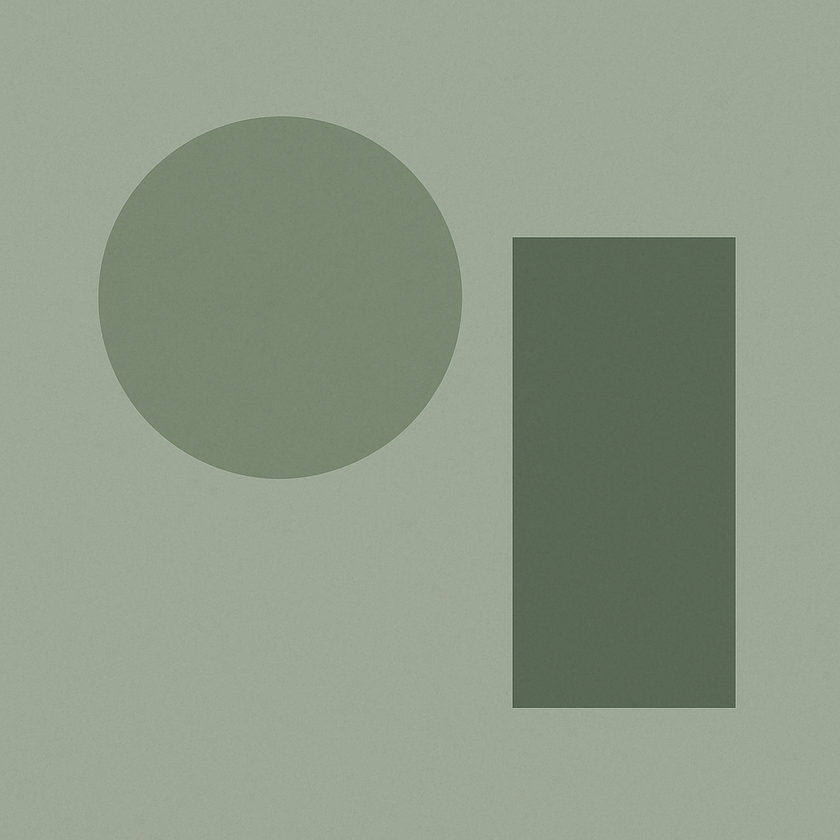
#> input picture TakeHomeAssignment02/input/input_image.png, 840 x 840 px, shrunk from 1024 x 1024 before the run
$ python 1_gaussian_noise_otsu_thresholding.py
#> lines starting #> are read from the running program, lines starting #| are printed output that depends on the picture; after the words box and inside, x2 and y2 are one past the last pixel; in counts of white or black regions, pixels touching at a corner belong together
# code/task1_otsu_thresholding.py
import numpy as np
from PIL import Image
from skimage import filters
import os


def add_gaussian_noise(image_array, mean=0, std=15):
    noise = np.random.normal(mean, std, image_array.shape)
    noisy = np.clip(image_array + noise, 0, 255).astype(np.uint8)
    return noisy


def task1(image_path):
#> called with image_path = '../input/input_image.png'
    image = Image.open(image_path).convert('L')
    img_np = np.array(image)

    noisy_img = add_gaussian_noise(img_np)
#> in add_gaussian_noise, `noisy = np.clip(image_array + noise, 0, 255).astype(np.uint8)`:
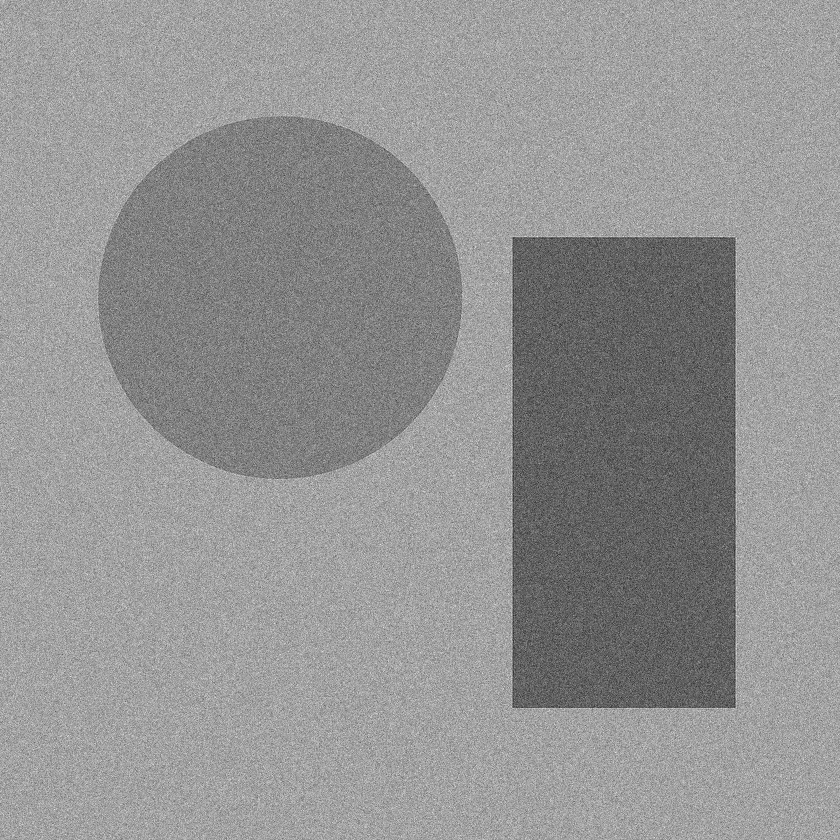
#> noisy: shape (840, 840); min 32, max 233, mean 147.3
    threshold = filters.threshold_otsu(noisy_img)
#> threshold = 135
    mask = (noisy_img >= threshold).astype(np.uint8) * 255
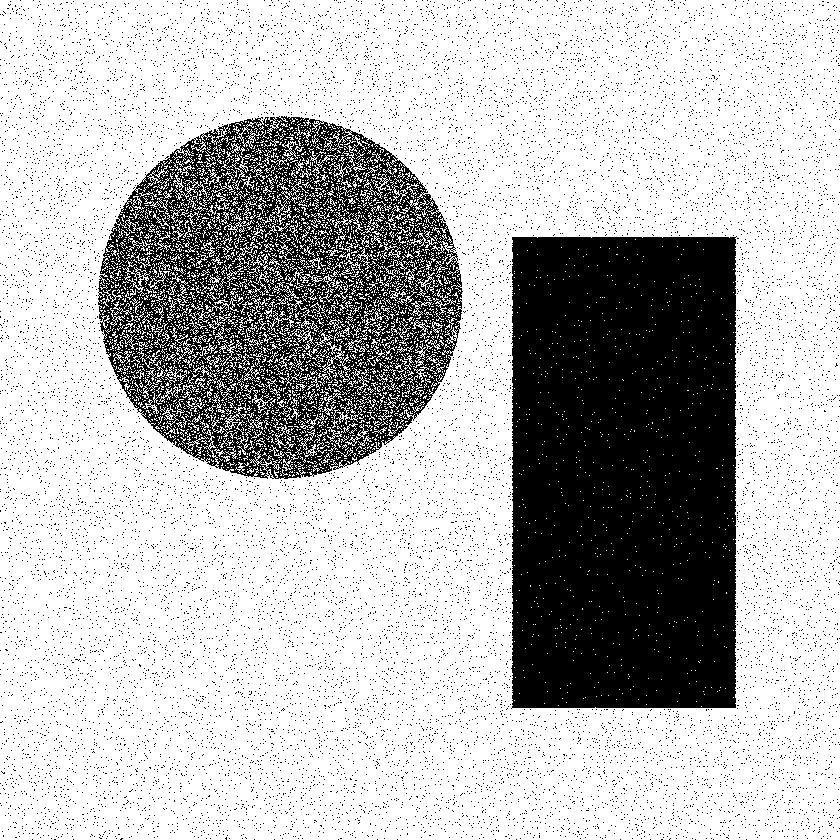
#> mask: shape (840, 840); 72.9% white; 14772 black regions (14770 under 20 px), largest, box (x1, y1, x2, y2) and area: (511, 236, 737, 709) 104381, (98, 116, 463, 479) 69706

    os.makedirs("../output", exist_ok=True)
    Image.fromarray(noisy_img).save("../output/noisy_image.png")
    Image.fromarray(mask.astype(np.uint8)).save("../output/otsu_mask.png")

    print(f"Otsu Threshold Value: {threshold}")
#| Otsu Threshold Value: 135


task1("../input/input_image.png")
